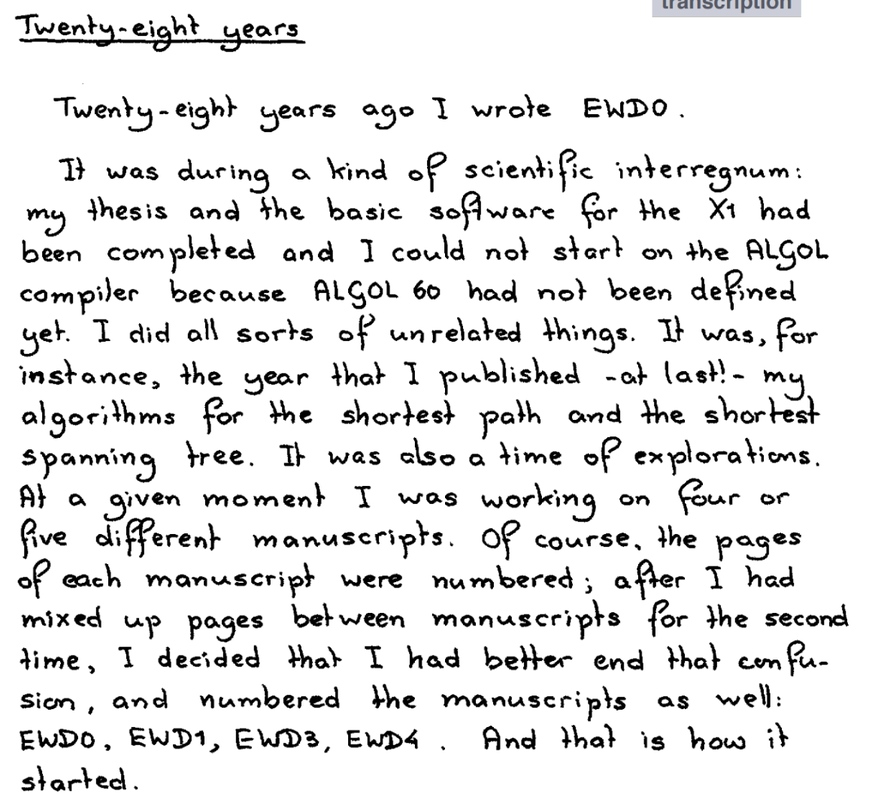
#> input picture tests/dijkstra_pipeline/dijkstra.png, 872 x 809 px, shrunk from 1160 x 1077 before the run
$ python -i deskew.py   (imports and definitions only)
#> lines starting #> are read from the running program, lines starting #| are printed output that depends on the picture; after the words box and inside, x2 and y2 are one past the last pixel; in counts of white or black regions, pixels touching at a corner belong together
#> further down, picture is the input picture: shape (809, 872, 3); mean B, G, R 230.8, 230.7, 230.7
import cv2
import numpy as np


def deskew(image: np.ndarray, max_angle: float = 15.0) -> tuple[np.ndarray, float]:
    """
    Deskew a document image using projection profile analysis.

    Returns the deskewed image and the detected skew angle in degrees.
    """
#> called with max_angle = 15
    # Ensure grayscale
    if len(image.shape) == 3:
        gray = cv2.cvtColor(image, cv2.COLOR_BGR2GRAY)
    else:
        gray = image.copy()

    # Binarize with Otsu for analysis
    _, binary = cv2.threshold(gray, 0, 255, cv2.THRESH_BINARY_INV + cv2.THRESH_OTSU)
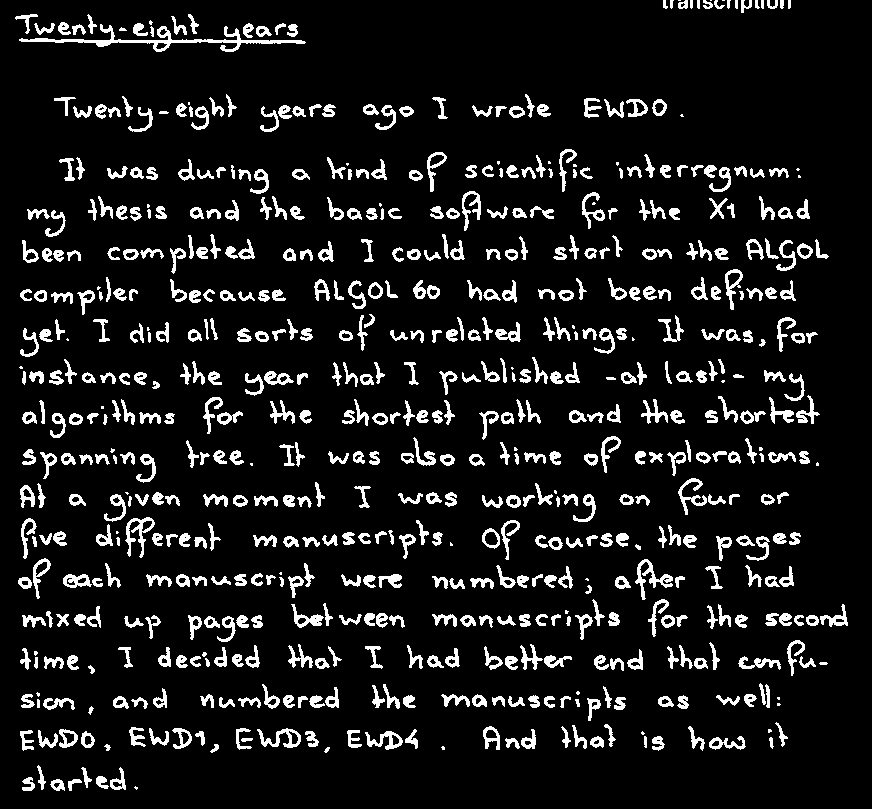
#> binary: shape (809, 872); 9.9% white; 669 white regions (47 under 20 px), largest, box (x1, y1, x2, y2) and area: (19, 24, 306, 52) 1431, (635, 559, 673, 600) 449, (125, 517, 155, 558) 418

    # Try projection profile method: test angles and find the one
    # that maximizes variance of horizontal projection
    best_angle = 0.0
    best_variance = 0.0
    angles = np.arange(-max_angle, max_angle + 0.5, 0.5)

    h, w = binary.shape
#> h = 809; w = 872
    center = (w // 2, h // 2)
#> center = (436, 404)

    for angle in angles:
        rot_matrix = cv2.getRotationMatrix2D(center, angle, 1.0)
        rotated = cv2.warpAffine(
            binary, rot_matrix, (w, h),
            flags=cv2.INTER_NEAREST,
            borderValue=0,
        )
        # Horizontal projection profile: sum of white pixels per row
        projection = np.sum(rotated, axis=1).astype(np.float64)
        variance = np.var(projection)
        if variance > best_variance:
            best_variance = variance
            best_angle = angle
#> this loop made 61 passes
#> (variance, best_variance) on passes 1, 2, 3, 4, 5, 6, 9, 10, 11, 21, 22, 23: (72550558.6, 72550558.6), (73902354.7, 73902354.7), (75733345.3, 75733345.3), (76872332.4, 76872332.4), (78564766.8, 78564766.8), (78976339.6, 78976339.6), (81827017, 81827017), (86324939.3, 86324939.3), (87570307.2, 87570307.2), (94880889.2, 94880889.2), (105394661.6, 105394661.6), (112022463.3, 112022463.3)
#> variance on passes 7, 8, 12, 13, 14, 15: 77076706.6, 78122189, 85412216.9, 81850653.8, 79659179.2, 81814693.6
#> pass 1, in deskew, `rotated = cv2.warpAffine( binary, rot_matrix, (w, h), flags=cv2.INTER_..`:
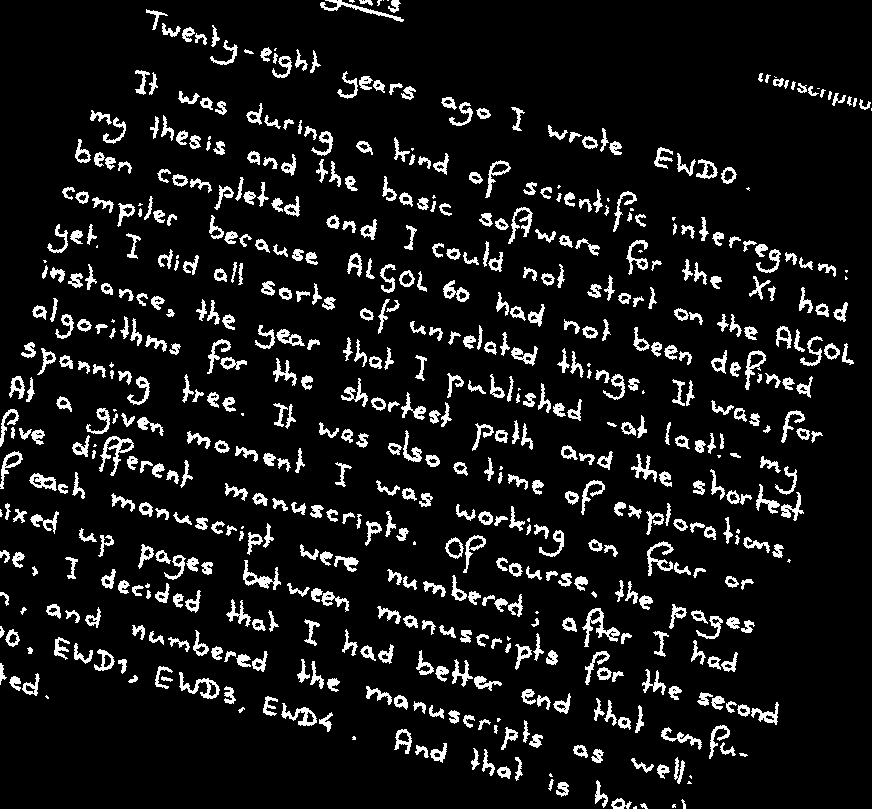
#> rotated: shape (809, 872); 9.3% white; 638 white regions (50 under 20 px), largest, box (x1, y1, x2, y2) and area: (582, 608, 620, 647) 448, (99, 436, 134, 476) 418, (243, 560, 281, 590) 354
#> pass 2, in deskew, `rotated = cv2.warpAffine( binary, rot_matrix, (w, h), flags=cv2.INTER_..`:
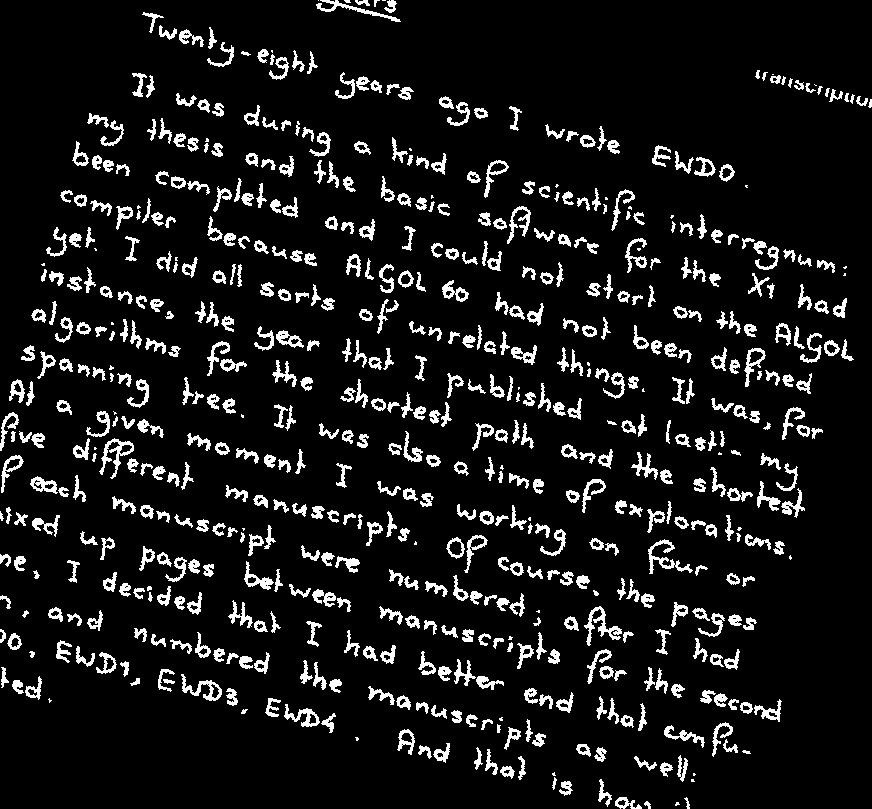
#> rotated: shape (809, 872); 9.4% white; 639 white regions (45 under 20 px), largest, box (x1, y1, x2, y2) and area: (584, 606, 622, 646) 451, (99, 438, 134, 479) 420, (648, 539, 693, 574) 419
#> pass 3, in deskew, `rotated = cv2.warpAffine( binary, rot_matrix, (w, h), flags=cv2.INTER_..`:
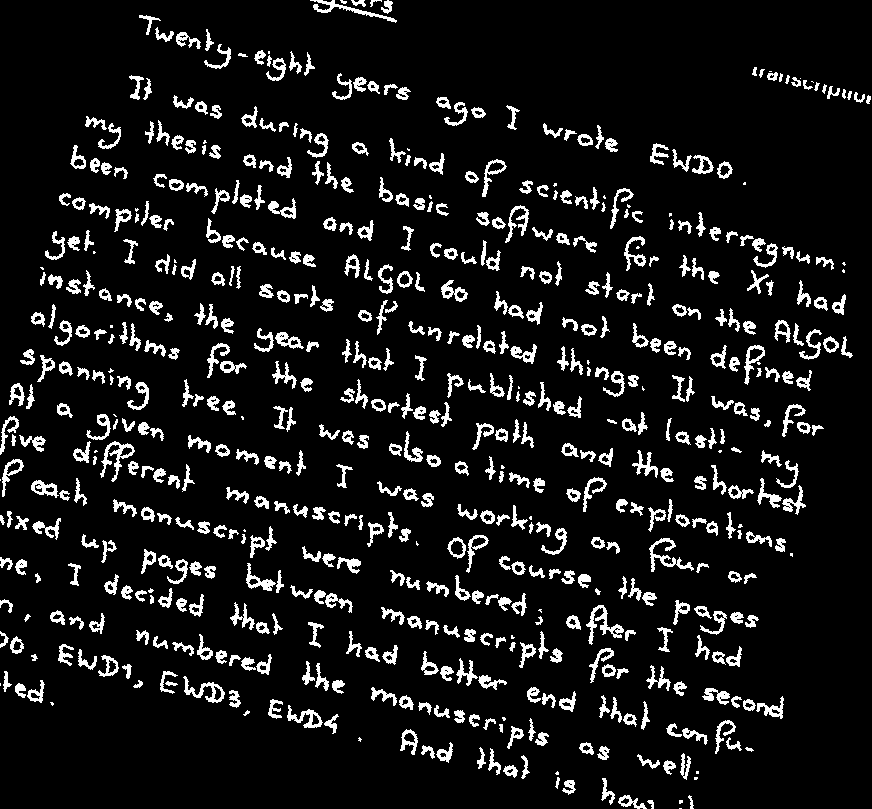
#> rotated: shape (809, 872); 9.4% white; 639 white regions (49 under 20 px), largest, box (x1, y1, x2, y2) and area: (586, 605, 624, 645) 449, (100, 441, 135, 482) 419, (649, 538, 694, 572) 416
#> after the loop, best_angle = 0; best_variance = 743612623.8

    # Apply the best rotation to the original image
    if abs(best_angle) < 0.1:
        return image, 0.0

    rot_matrix = cv2.getRotationMatrix2D(center, best_angle, 1.0)
    deskewed = cv2.warpAffine(
        image, rot_matrix, (w, h),
        flags=cv2.INTER_LINEAR,
        borderMode=cv2.BORDER_REPLICATE,
    )
    return deskewed, best_angle

>>> import cv2
>>> picture = cv2.imread('../../tests/dijkstra_pipeline/dijkstra.png')
>>> result = deskew(picture)
